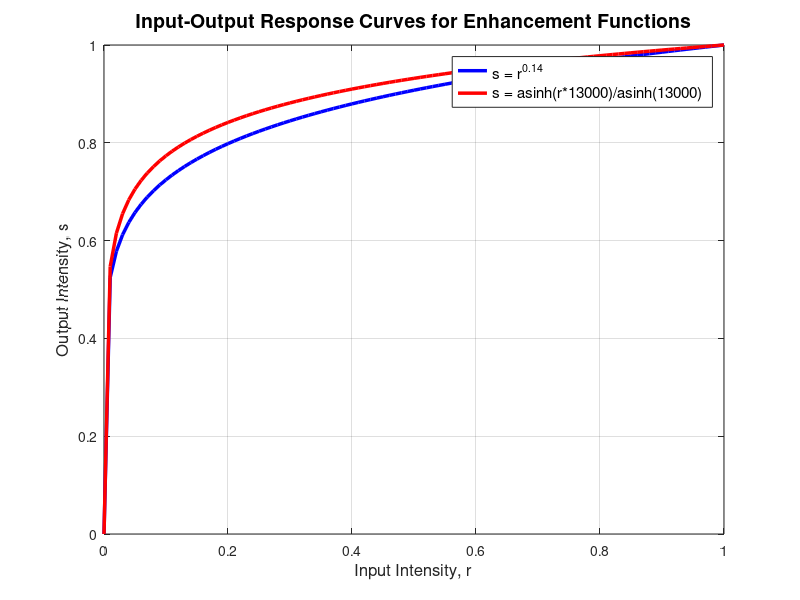

MATLAB code to generate this figure:
% project1_part1_answers.m
% Part 1: RGB association, filter frequency response, and enhancement curves.

clear all;

%% RGB association (nearest-neighbor by wavelength)
fprintf('Part 1 - RGB association:\n');
fprintf('  F475W (475 nm) -> Blue\n');
fprintf('  F625W (625 nm) -> Green\n');
fprintf('  F775W (775 nm) -> Red\n\n');

%% Filter wavelengths and gaps
fprintf('Filter wavelengths (nm): F475W=475, F625W=625, F775W=775\n');
fprintf('  Visible range: 400-700 nm. F775W is near-IR (775 nm).\n');
fprintf('  Gap between F475W and F625W: ~500-550 nm\n');
fprintf('  Gap between F625W and F775W: ~650-700 nm\n\n');

%% Input-output curves: s=r^0.14 and s=asinh(r*13000)/asinh(13000)
r = 0:0.01:1;
s_powK = r.^0.14;
s_asinhK = asinh(r*13000) / asinh(13000);

figure('Name', 'Part 1 Question 3: Enhancement Function Curves', ...
       'Position', [100, 100, 1000, 700]);
plot(r, s_powK, 'b-', 'LineWidth', 2.5);
hold on;
plot(r, s_asinhK, 'r-', 'LineWidth', 2.5);
xlabel('Input Intensity, r', 'FontSize', 12);
ylabel('Output Intensity, s', 'FontSize', 12);
title('Input-Output Response Curves for Enhancement Functions', 'FontSize', 14);
legend('s = r^{0.14}', 's = asinh(r*13000)/asinh(13000)', 'Location', 'best', 'FontSize', 11);
grid on;
hold off;

fprintf('Enhancement curve samples:\n');
fprintf('  r=0.01: powK=%.4f, asinhK=%.4f\n', 0.01^0.14, asinh(0.01*13000)/asinh(13000));
fprintf('  r=0.10: powK=%.4f, asinhK=%.4f\n', 0.1^0.14, asinh(0.1*13000)/asinh(13000));
fprintf('  r=0.50: powK=%.4f, asinhK=%.4f\n', 0.5^0.14, asinh(0.5*13000)/asinh(13000));
fprintf('  r=0.90: powK=%.4f, asinhK=%.4f\n', 0.9^0.14, asinh(0.9*13000)/asinh(13000));
fprintf('  r=1.00: powK=%.4f, asinhK=%.4f\n', 1.0, 1.0);
